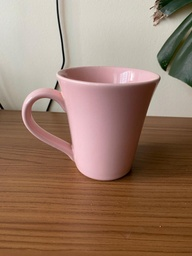
#> input picture caneca1.jpeg, 192 x 256 px, shrunk from 768 x 1024 before the run
$ jupyter execute canecas.ipynb
#> lines starting #> are read from the running program, lines starting #| are printed output that depends on the picture; after the words box and inside, x2 and y2 are one past the last pixel; in counts of white or black regions, pixels touching at a corner belong together
[cell 1]
import cv2
import numpy as np
import matplotlib.pyplot as plt

[cell 2]
img = cv2.imread("caneca1.jpeg")
#> img is the input picture: shape (256, 192, 3); mean B, G, R 104.9, 123.9, 152.8

[cell 3]
gray = cv2.cvtColor(img, cv2.COLOR_BGR2GRAY)
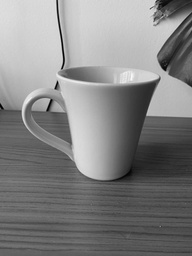
#> gray: shape (256, 192); min 1, max 249, mean 130.4

[cell 4]
color_window = 50
texture_window = 10

[cell 5]
objects = np.zeros_like(gray)

for i in range(gray.shape[0]):
    for j in range(gray.shape[1]):
        # Define as janelas de cor e textura
        color_min = max(0, i - color_window)
        color_max = min(gray.shape[0], i + color_window)
        texture_min = max(0, j - texture_window)
        texture_max = min(gray.shape[1], j + texture_window)

        # Calcula a média e variância da cor e textura nas janelas definidas
        color_mean = np.mean(gray[color_min:color_max, texture_min:texture_max])
        color_var = np.var(gray[color_min:color_max, texture_min:texture_max])
        texture_mean = np.mean(gray[color_min:color_max, texture_min:texture_max])
        texture_var = np.var(gray[color_min:color_max, texture_min:texture_max])

        # Verifica se o pixel pertence a um objeto
        if (abs(gray[i,j] - color_mean) < color_window) and (abs(np.var(gray[color_min:color_max, texture_min:texture_max]) - texture_var) < texture_window):
            objects[i,j] = 255
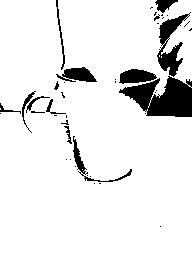
#> objects: shape (256, 192); 90.8% white; 42 black regions (29 under 20 px), largest, box (x1, y1, x2, y2) and area: (119, 76, 192, 117) 1857, (157, 12, 191, 77) 827, (119, 69, 157, 84) 396

[cell 6]
plt.subplot(1,2,1)
plt.imshow(cv2.cvtColor(img, cv2.COLOR_BGR2RGB))
plt.title("Imagem original")

$ run again, with caneca2.jpeg copied over caneca1.jpeg
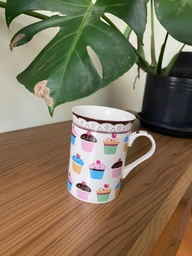
#> input picture caneca2.jpeg, 192 x 256 px, shrunk from 768 x 1024 before the run
#> img is the input picture: shape (256, 192, 3); mean B, G, R 91.7, 115.8, 127
#> `gray = cv2.cvtColor(img, cv2.COLOR_BGR2GRAY)`:
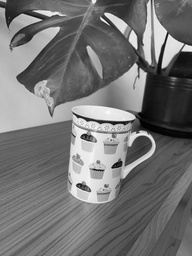
#> gray: shape (256, 192); min 0, max 255, mean 116.4
#> after the loop `for i in range(gray.shape[0]):`:
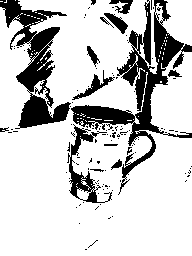
#> objects: shape (256, 192); 79.2% white; 113 black regions (99 under 20 px), largest, box (x1, y1, x2, y2) and area: (71, 0, 192, 195) 4725, (0, 0, 71, 129) 3354, (67, 124, 112, 203) 873

$ run again, with caneca4.jpeg copied over caneca1.jpeg
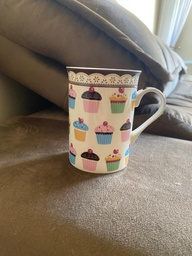
#> input picture caneca4.jpeg, 192 x 256 px, shrunk from 768 x 1024 before the run
#> img is the input picture: shape (256, 192, 3); mean B, G, R 101.6, 116.5, 129.2
#> `gray = cv2.cvtColor(img, cv2.COLOR_BGR2GRAY)`:
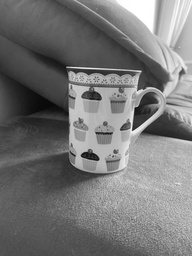
#> gray: shape (256, 192); min 4, max 255, mean 118.6
#> after the loop `for i in range(gray.shape[0]):`:
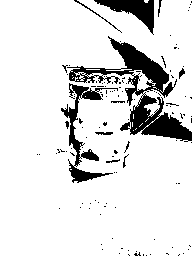
#> objects: shape (256, 192); 87.7% white; 121 black regions (110 under 20 px), largest, box (x1, y1, x2, y2) and area: (67, 36, 192, 142) 3463, (61, 83, 118, 183) 1177, (94, 0, 154, 35) 826
